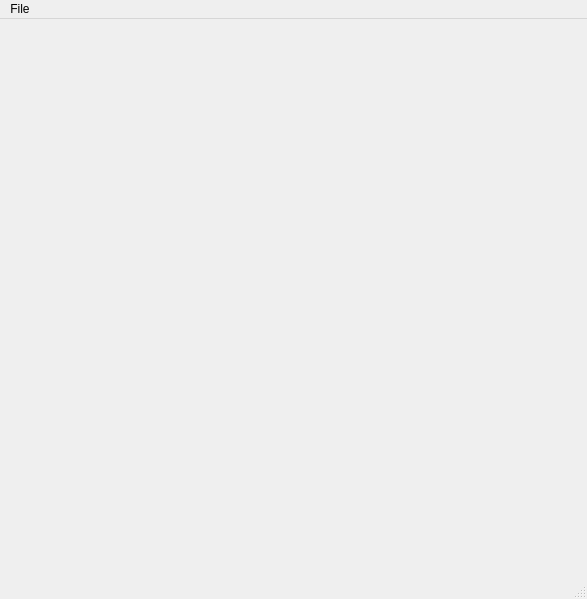
<?xml version="1.0" encoding="UTF-8"?>
<ui version="4.0">
 <class>rbdlMainWindow</class>
 <widget class="QMainWindow" name="rbdlMainWindow">
  <property name="geometry">
   <rect>
    <x>0</x>
    <y>0</y>
    <width>587</width>
    <height>599</height>
   </rect>
  </property>
  <property name="windowTitle">
   <string>rbdlGUI</string>
  </property>
  <property name="statusTip">
   <string/>
  </property>
  <widget class="QWidget" name="centralwidget">
   <layout class="QVBoxLayout" name="verticalLayout_2" stretch="1,0">
    <property name="margin">
     <number>0</number>
    </property>
    <item>
     <widget class="GLWidget" name="glWidget" native="true">
      <property name="enabled">
       <bool>true</bool>
      </property>
      <property name="minimumSize">
       <size>
        <width>300</width>
        <height>300</height>
       </size>
      </property>
     </widget>
    </item>
    <item>
     <layout class="QVBoxLayout" name="verticalLayout" stretch=""/>
    </item>
   </layout>
  </widget>
  <widget class="QMenuBar" name="menubar">
   <property name="geometry">
    <rect>
     <x>0</x>
     <y>0</y>
     <width>587</width>
     <height>25</height>
    </rect>
   </property>
   <widget class="QMenu" name="menuFile">
    <property name="title">
     <string>File</string>
    </property>
    <addaction name="actionQuit"/>
   </widget>
   <addaction name="menuFile"/>
  </widget>
  <widget class="QStatusBar" name="statusbar"/>
  <action name="actionQuit">
   <property name="text">
    <string>Quit</string>
   </property>
  </action>
  <action name="actionDrawJoints">
   <property name="checkable">
    <bool>true</bool>
   </property>
   <property name="text">
    <string>Draw Joints</string>
   </property>
   <property name="shortcut">
    <string>J</string>
   </property>
  </action>
  <action name="actionDrawSkeleton">
   <property name="checkable">
    <bool>true</bool>
   </property>
   <property name="text">
    <string>Draw Skeleton</string>
   </property>
   <property name="shortcut">
    <string>S</string>
   </property>
  </action>
  <action name="actionDrawMesh">
   <property name="checkable">
    <bool>true</bool>
   </property>
   <property name="text">
    <string>Draw Mesh</string>
   </property>
   <property name="shortcut">
    <string>M</string>
   </property>
  </action>
  <action name="actionDrawPoints">
   <property name="checkable">
    <bool>true</bool>
   </property>
   <property name="text">
    <string>Draw Points</string>
   </property>
   <property name="shortcut">
    <string>P</string>
   </property>
  </action>
  <action name="actionRender_Imageseries">
   <property name="enabled">
    <bool>true</bool>
   </property>
   <property name="text">
    <string>Render Imageseries</string>
   </property>
  </action>
 </widget>
 <customwidgets>
  <customwidget>
   <class>GLWidget</class>
   <extends>QWidget</extends>
   <header location="global">glwidget.h</header>
   <container>1</container>
  </customwidget>
 </customwidgets>
 <resources/>
 <connections/>
</ui>
